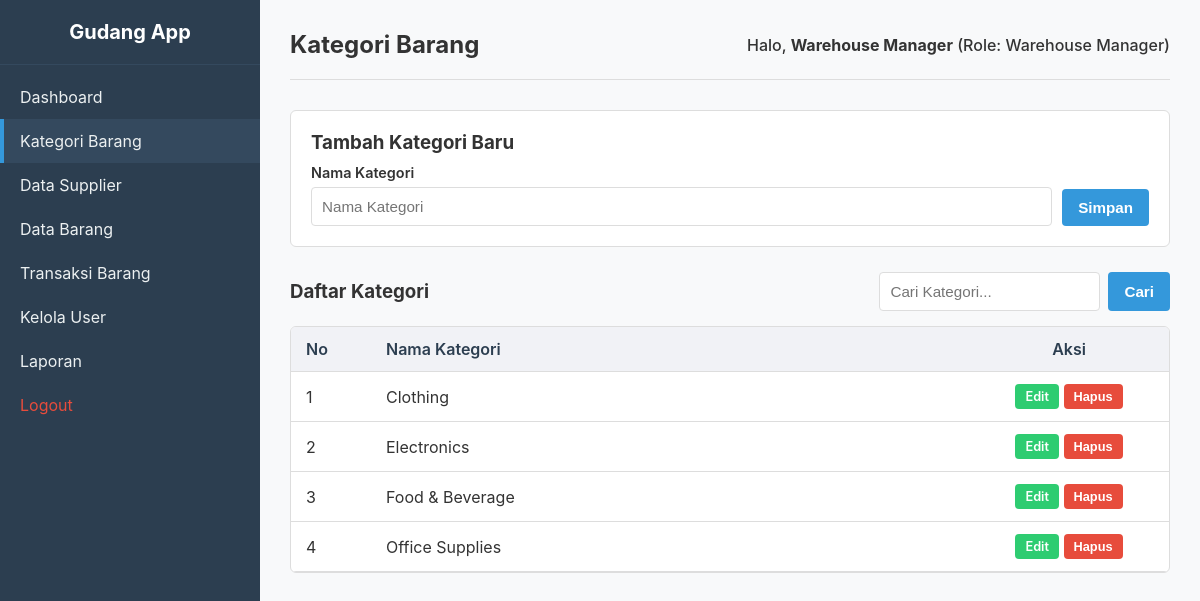
Page /categories/index.php (signed in) on the committed database.
### tables this page shows
CREATE TABLE IF NOT EXISTS `categories` (
  `id` INT AUTO_INCREMENT PRIMARY KEY,
  `category_name` VARCHAR(100) NOT NULL UNIQUE,
  `created_at` TIMESTAMP DEFAULT CURRENT_TIMESTAMP
);

### config.php (called while the page is built, shortened)
<?php
function esc($string) {
    return htmlspecialchars($string, ENT_QUOTES, 'UTF-8');
}

### categories/index.php (the view, shortened to what this page needs)
<?php
require_once '../config.php';
$role = $_SESSION['role'];
$can_edit = ($role === 'staff' || $role === 'Warehouse Manager');
$can_delete = ($role === 'Warehouse Manager');
$search = trim($_GET['search'] ?? '');
if (!empty($search)) {
    $search_param = "%" . $search . "%";
    $query = "SELECT * FROM categories WHERE category_name LIKE ? ORDER BY category_name ASC";
    $stmt = mysqli_prepare($conn, $query);
    mysqli_stmt_bind_param($stmt, "s", $search_param);
    mysqli_stmt_execute($stmt);
    $result = mysqli_stmt_get_result($stmt);
} else {
    $query = "SELECT * FROM categories ORDER BY category_name ASC";
    $result = mysqli_query($conn, $query);
}
?>
<!DOCTYPE html>
<html lang="id">
<head>
    <link rel="stylesheet" href="/assets/style.css">
</head>
<body>
    <div class="sidebar">
        <a href="/dashboard.php" class="sidebar-brand">Gudang App</a>
        <ul class="sidebar-menu">
            <li><a href="/dashboard.php">Dashboard</a></li>
            <li><a href="/categories/index.php" class="active">Kategori Barang</a></li>
            <li><a href="/suppliers/index.php">Data Supplier</a></li>
            <li><a href="/items/index.php">Data Barang</a></li>
            <li><a href="/transactions/index.php">Transaksi Barang</a></li>
            <?php if ($role === 'Warehouse Manager'): ?>
                <li><a href="/users/index.php">Kelola User</a></li>
            <?php endif; ?>
            <li><a href="/report/index.php">Laporan</a></li>
            <li><a href="/logout.php" style="color: #e74c3c;">Logout</a></li>
        </ul>
    </div>
    <div class="main-content">
        <div class="navbar">
            <h2>Kategori Barang</h2>
            <div class="user-info">
                Halo, <strong><?= esc($_SESSION['name']) ?></strong> (Role: <?= esc($role) ?>)
            </div>
        </div>
        <?php if ($can_edit && !isset($_GET['edit_id'])): ?>
            <div class="form-modal-inline">
                <h3>Tambah Kategori Baru</h3>
                <form action="/categories/index.php" method="POST" style="display: flex; gap: 10px; align-items: flex-end; margin-top: 10px;">
                    <div class="form-group" style="flex-grow: 1; margin-bottom: 0;">
                        <label for="category_name">Nama Kategori</label>
                        <input type="text" id="category_name" name="category_name" class="form-control" placeholder="Nama Kategori" required>
                    </div>
                    <button type="submit" name="add_category" class="btn btn-primary">Simpan</button>
                </form>
            </div>
        <?php endif; ?>
        <div class="actions-row">
            <h3>Daftar Kategori</h3>
            <form action="/categories/index.php" method="GET" class="search-form">
                <input type="text" name="search" class="form-control" style="width: auto;" placeholder="Cari Kategori..." value="<?= esc($search) ?>">
                <button type="submit" class="btn btn-primary">Cari</button>
            </form>
        </div>
        <div class="table-responsive">
            <table>
                <thead>
                    <tr>
                        <th style="width: 80px;">No</th>
                        <th>Nama Kategori</th>
                        <?php if ($can_edit): ?>
                            <th style="width: 200px; text-align: center;">Aksi</th>
                        <?php endif; ?>
                    </tr>
                </thead>
                <tbody>
                    <?php
                    $no = 1;
                    if (isset($result) && mysqli_num_rows($result) > 0) {
                        while ($row = mysqli_fetch_assoc($result)) {
                    ?>
                        <tr>
                            <td><?= $no++ ?></td>
                            <td><?= esc($row['category_name']) ?></td>
                            <?php if ($can_edit): ?>
                                <td style="text-align: center;">
                                    <a href="/categories/index.php?edit_id=<?= esc($row['id']) ?>" class="btn btn-success btn-sm">Edit</a>
                                    <?php if ($can_delete): ?>
                                        <form action="/categories/index.php" method="POST" style="display:inline;" onsubmit="return confirm('Apakah Anda yakin ingin menghapus kategori ini? Semua barang dengan kategori ini juga akan terhapus.');">
                                            <button type="submit" name="delete_category" class="btn btn-danger btn-sm">Hapus</button>
                                        </form>
                                    <?php endif; ?>
                                </td>
                            <?php endif; ?>
                        </tr>
                    <?php
                        }
                    } else {
                        echo "<tr><td colspan='" . ($can_edit ? 3 : 2) . "' style='text-align:center;'>Data tidak ditemukan.</td></tr>";
                    }
                    ?>
                </tbody>
            </table>
        </div>
    </div>
</body>
</html>

### assets/style.css (style rules this page uses)
:root { --primary-color: #2c3e50; --primary-light: #34495e; --accent-color: #3498db; --bg-color: #f8f9fa; --sidebar-width: 260px; --text-color: #333333; --border-color: #dddddd; --success-color: #2ecc71; --danger-color: #e74c3c; --warning-color: #f1c40f; }
* { box-sizing: border-box; margin: 0; padding: 0; }
body { font-family: -apple-system, BlinkMacSystemFont, "Segoe UI", Roboto, Helvetica, Arial, sans-serif; color: var(--text-color); background-color: var(--bg-color); display: flex; min-height: 100vh; }
.sidebar { width: var(--sidebar-width); background-color: var(--primary-color); color: #ffffff; display: flex; flex-direction: column; position: fixed; height: 100vh; left: 0; top: 0; overflow-y: auto; z-index: 100; }
.sidebar-brand { padding: 20px; font-size: 1.25rem; font-weight: bold; border-bottom: 1px solid var(--primary-light); text-align: center; color: #fff; text-decoration: none; }
.sidebar-menu { list-style: none; padding: 10px 0; }
.sidebar-menu li a { display: block; padding: 12px 20px; color: #ecf0f1; text-decoration: none; transition: background 0.2s ease; }
.sidebar-menu li a:hover, .sidebar-menu li a.active { background-color: var(--primary-light); border-left: 4px solid var(--accent-color); padding-left: 16px; }
.main-content { margin-left: var(--sidebar-width); padding: 30px; width: calc(100% - var(--sidebar-width)); min-height: 100vh; background-color: var(--bg-color); }
.navbar { display: flex; justify-content: space-between; align-items: center; padding-bottom: 20px; border-bottom: 1px solid var(--border-color); margin-bottom: 30px; }
.navbar .user-info { font-weight: 500; }
.form-group { margin-bottom: 15px; }
.form-group label { display: block; margin-bottom: 6px; font-weight: 600; font-size: 0.9rem; }
.form-control { width: 100%; padding: 10px; border: 1px solid var(--border-color); border-radius: 4px; font-size: 0.95rem; outline: none; }
.btn { display: inline-block; padding: 10px 16px; border-radius: 4px; border: none; font-size: 0.95rem; font-weight: 600; cursor: pointer; text-decoration: none; text-align: center; transition: opacity 0.2s; }
.btn-primary { background-color: var(--accent-color); color: #ffffff; }
.btn-danger { background-color: var(--danger-color); color: #ffffff; }
.btn-success { background-color: var(--success-color); color: #ffffff; }
.btn-sm { padding: 5px 10px; font-size: 0.8rem; }
.table-responsive { overflow-x: auto; background: #ffffff; border: 1px solid var(--border-color); border-radius: 6px; margin-top: 15px; }
table { width: 100%; border-collapse: collapse; text-align: left; }
th, td { padding: 12px 15px; border-bottom: 1px solid var(--border-color); }
th { background-color: #f1f2f6; font-weight: 600; color: var(--primary-color); }
.actions-row { display: flex; justify-content: space-between; align-items: center; flex-wrap: wrap; gap: 15px; margin-bottom: 15px; }
.search-form { display: flex; gap: 8px; }
.form-modal-inline { background: #ffffff; padding: 20px; border: 1px solid var(--border-color); border-radius: 6px; margin-bottom: 25px; }

### rows in the picture
categories: category_name "Clothing"
categories: category_name "Electronics"
categories: category_name "Food & Beverage"
categories: category_name "Office Supplies"

### other values in the picture
$_SESSION['name'] "Warehouse Manager"
$role "Warehouse Manager"
